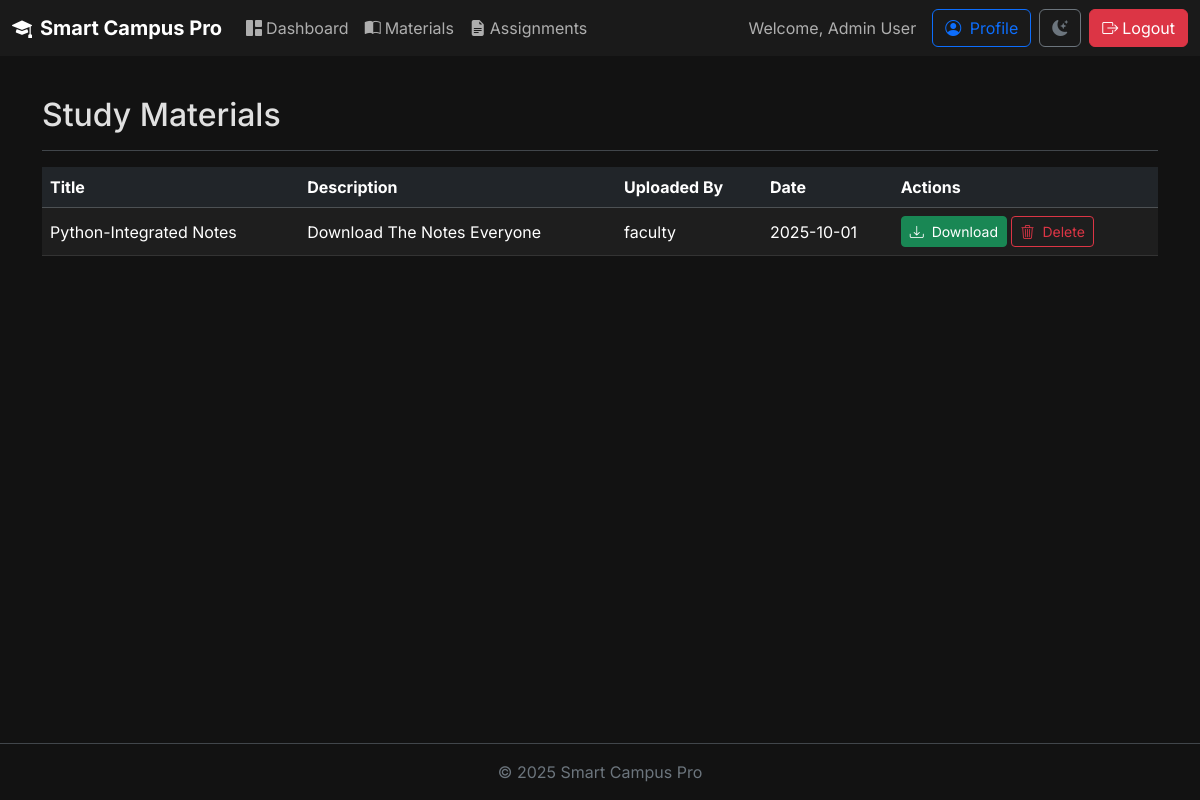
/materials (signed in), run on the app's committed database.
### portal/models.py (models this page shows)
class User(db.Model, UserMixin):
    id = db.Column(db.Integer, primary_key=True)
    name = db.Column(db.String(150), nullable=False)
    email = db.Column(db.String(150), unique=True, nullable=False)
    password_hash = db.Column(db.String(256), nullable=False)
    role = db.Column(db.String(20), nullable=False, default='student')
    theme = db.Column(db.String(10), default='dark')
    is_blocked = db.Column(db.Boolean, nullable=False, default=False)
    materials = db.relationship('Material', backref='uploader', lazy=True)
    assignments = db.relationship('Assignment', backref='creator', lazy=True)
    submissions = db.relationship('Submission', backref='student', lazy=True)
    announcements = db.relationship('Announcement', backref='poster', lazy=True)
    badges = db.relationship('Badge', backref='user', lazy=True)
    profile = db.relationship('Profile', backref='user', lazy=True, uselist=False)
    @property
    def is_active(self):
        return not self.is_blocked

class Material(db.Model):
    id = db.Column(db.Integer, primary_key=True)
    title = db.Column(db.String(200), nullable=False)
    description = db.Column(db.Text, nullable=True)
    file_path = db.Column(db.String(300), nullable=False)
    upload_date = db.Column(db.DateTime, nullable=False, default=datetime.utcnow)
    user_id = db.Column(db.Integer, db.ForeignKey('user.id'), nullable=False)

### portal/routes.py (the view)
@main_bp.route("/materials")
@login_required
def materials():
    form = MaterialUploadForm()
    all_materials = Material.query.order_by(Material.upload_date.desc()).all()
    return render_template('materials.html', materials=all_materials, form=form)

### portal/templates/materials.html (shortened to what this page needs)
{% extends "base.html" %}
{% block content %}
<div class="d-flex justify-content-between flex-wrap flex-md-nowrap align-items-center pt-3 pb-2 mb-3 border-bottom border-secondary-subtle">
    <h1 class="h2">Study Materials</h1>
</div>
<div class="table-responsive">
    <table class="table table-hover align-middle">
        <thead class="table-dark">
            <tr>
                <th scope="col">Title</th>
                <th scope="col">Description</th>
                <th scope="col">Uploaded By</th>
                <th scope="col">Date</th>
                <th scope="col">Actions</th>
            </tr>
        </thead>
        <tbody>
            {% for material in materials %}
            <tr>
                <td>{{ material.title }}</td>
                <td>{{ material.description }}</td>
                <td>{{ material.uploader.name }}</td>
                <td>{{ material.upload_date.strftime('%Y-%m-%d') }}</td>
                <td>
                    <a href="{{ url_for('routes.download_file', filename=material.file_path) }}" class="btn btn-sm btn-success">
                       <i class="bi bi-download me-1"></i> Download
                    </a>
                    {% if current_user.role == 'admin' or (current_user.role == 'faculty' and material.user_id == current_user.id) %}
                    <form action="{{ url_for('routes.delete_material', material_id=material.id) }}" method="POST" class="d-inline" onsubmit="return confirm('Delete this material?');">
                        <button type="submit" class="btn btn-sm btn-outline-danger"><i class="bi bi-trash3 me-1"></i> Delete</button>
                    </form>
                    {% endif %}
                </td>
            </tr>
            {% else %}
            <tr>
                <td colspan="5" class="text-center">No materials have been uploaded yet.</td>
            </tr>
            {% endfor %}
        </tbody>
    </table>
</div>
{% endblock %}

### portal/templates/base.html (shortened to what this page needs)
<!DOCTYPE html>
<html lang="en" data-bs-theme="{{ current_user.theme if current_user.is_authenticated else 'dark' }}">
<head>
    <link href="https://cdn.jsdelivr.net/npm/bootstrap@5.3.2/dist/css/bootstrap.min.css" rel="stylesheet">
    <link href="https://cdn.jsdelivr.net/npm/bootstrap-icons@1.11.1/font/bootstrap-icons.css" rel="stylesheet">
    <link rel="stylesheet" href="{{ url_for('static', filename='css/style.css') }}">
</head>
<body class="d-flex flex-column min-vh-100">
    {% if current_user.is_authenticated %}
    <nav class="navbar navbar-expand-lg sticky-top">
        <div class="container-fluid">
            <a class="navbar-brand fw-bold" href="{{ url_for('routes.dashboard') }}"><i class="bi bi-mortarboard-fill me-2"></i>Smart Campus Pro</a>
            <div class="collapse navbar-collapse" id="navbarNav">
                <ul class="navbar-nav me-auto mb-2 mb-lg-0">
                    <li class="nav-item"><a class="nav-link" href="{{ url_for('routes.dashboard') }}"><i class="bi bi-grid-1x2-fill me-1"></i>Dashboard</a></li>
                    <li class="nav-item"><a class="nav-link" href="{{ url_for('routes.materials') }}"><i class="bi bi-book-half me-1"></i>Materials</a></li>
                    <li class="nav-item"><a class="nav-link" href="{{ url_for('routes.assignments') }}"><i class="bi bi-file-earmark-text-fill me-1"></i>Assignments</a></li>
                </ul>
                <div class="d-flex align-items-center">
                    <span class="navbar-text me-3 d-flex align-items-center gap-2">
                        <span>Welcome, {{ current_user.name }}</span>
                    </span>
                    <a href="{{ url_for('routes.profile') }}" class="btn btn-outline-primary me-2">
                        <i class="bi bi-person-circle me-1"></i> Profile
                    </a>
                    <button id="theme-toggle" class="btn btn-outline-secondary me-2">
                        <i class="bi bi-moon-stars-fill theme-icon-dark"></i>
                    </button>
                    <a href="{{ url_for('routes.logout') }}" class="btn btn-danger"><i class="bi bi-box-arrow-right me-1"></i>Logout</a>
                </div>
            </div>
        </div>
    </nav>
    {% endif %}
    <main class="container my-4 flex-grow-1">
        {% block content %}{% endblock %}
    </main>
    <footer class="text-center py-3 mt-auto border-top border-secondary-subtle">
        <div class="text-secondary">© 2025 Smart Campus Pro</div>
    </footer>
</body>
</html>

### portal/static/css/style.css (style rules this page uses)
:root { --primary-accent: #0d6efd; --primary-accent-hover: #0a58ca; }
body { font-family: 'Inter', sans-serif; transition: background-color 0.3s ease, color 0.3s ease; }
[data-bs-theme="dark"] { --bs-body-bg: #121212; --bs-body-color: #e0e0e0; --surface-color: #1e1e1e; --bs-border-color: #333; --bs-secondary-color: #a0a0a0; }
[data-bs-theme="dark"] .navbar { background: rgba(30, 30, 30, 0.75) !important; backdrop-filter: blur(12px); }
[data-bs-theme="dark"] .table { --bs-table-bg: var(--surface-color); --bs-table-striped-bg: #2a2a2a; --bs-table-hover-bg: #343434; }
.theme-icon-dark { display: none; }
[data-bs-theme="dark"] .theme-icon-dark { display: inline-block; }

### data on the page
User: name "Admin User"
Material: title "Python-Integrated Notes", description "Download The Notes Everyone", uploader.name "faculty", upload_date "2025-10-01"
